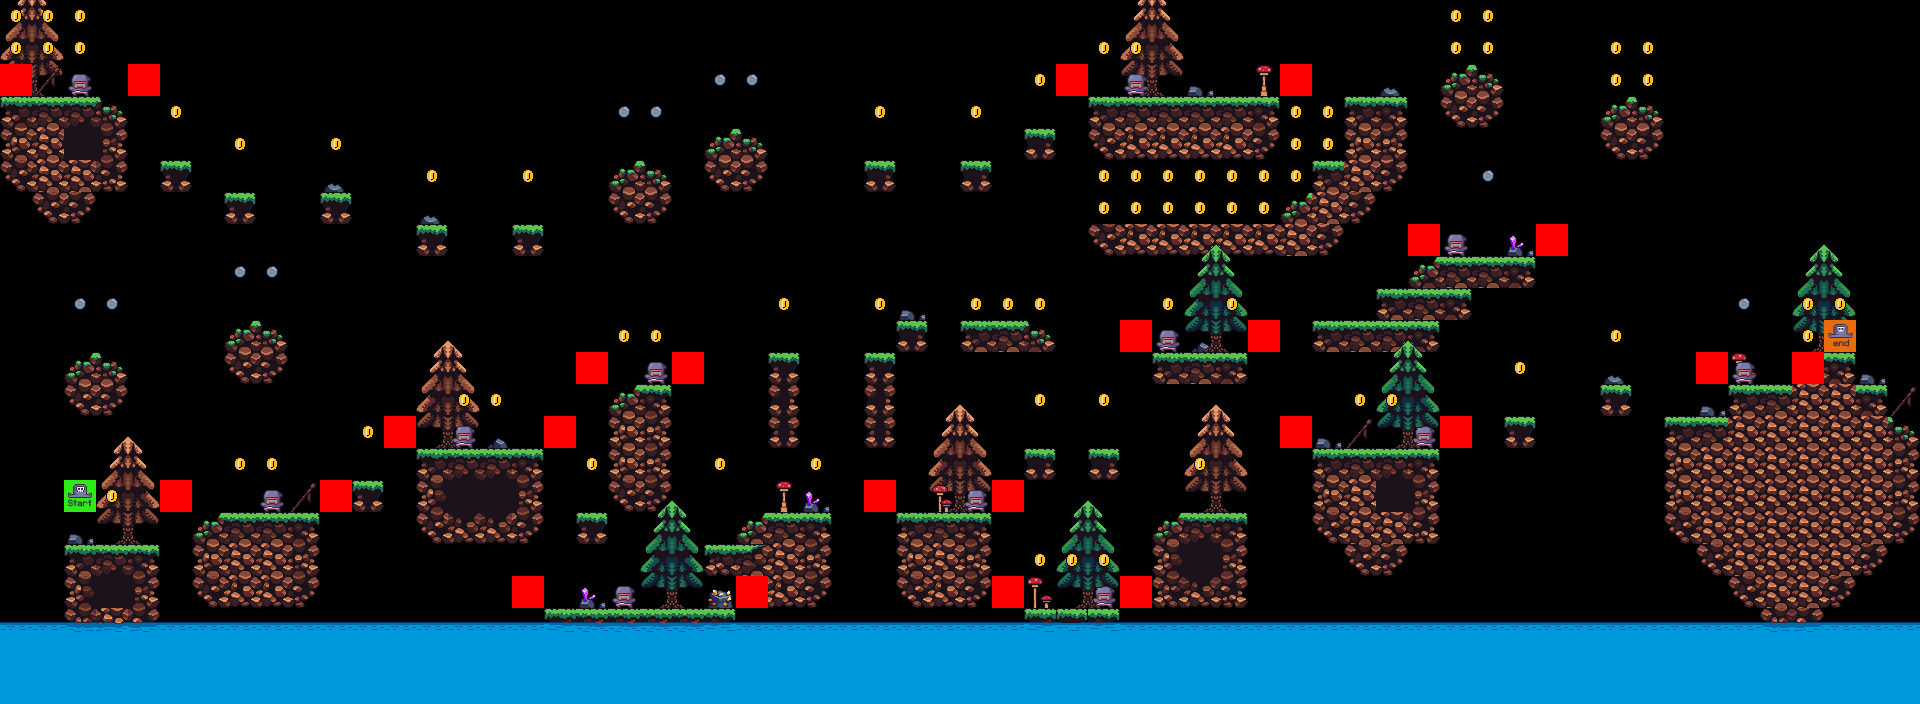

Rendered tile map (Tiled .tmx) drawn with the repository's tilesets; below, a short description and the map source with its tile grids summarised:
An orthogonal 60x22 tile map with 32x32 px tiles, 9 tile layers (bg_trees, terrain, decoration, enemies, ...), 5 tilesets.

<map version="1.9" tiledversion="1.9.2" orientation="orthogonal" renderorder="right-down" width="60" height="22" tilewidth="32" tileheight="32" infinite="0" nextlayerid="10" nextobjectid="1">
 <editorsettings>
  <export target="../0/level_0.tmx" format="csv" />
 </editorsettings>
 <tileset firstgid="1" source="../tilesets/terrain_tiles.tsx" />
 <tileset firstgid="181" source="../../graphics/coins/coin_static.tsx" />
 <tileset firstgid="182" source="../tilesets/setup_tiles.tsx" />
 <tileset firstgid="184" source="../tilesets/enemy_tiles.tsx" />
 <tileset firstgid="186" source="../tilesets/multi_image_coin_tiles.tsx" />
 <layer id="4" name="bg_trees" width="60" height="22">
  <data>[1320 cells, 44 non-empty, 8 distinct tile ids]</data>
 </layer>
 <layer id="1" name="terrain" width="60" height="22">
  <data>[1320 cells, 415 non-empty, 39 distinct tile ids]</data>
 </layer>
 <layer id="3" name="decoration" width="60" height="22">
  <data>[1320 cells, 25 non-empty, 9 distinct tile ids]</data>
 </layer>
 <layer id="7" name="enemies" width="60" height="22">
  <data>[1320 cells, 12 non-empty, 1 distinct tile ids]</data>
 </layer>
 <layer id="8" name="constraints" width="60" height="22">
  <data>[1320 cells, 24 non-empty, 1 distinct tile ids]</data>
 </layer>
 <layer id="5" name="fg_trees" width="60" height="22">
  <data>[1320 cells, 40 non-empty, 8 distinct tile ids]</data>
 </layer>
 <layer id="9" name="mi_coins" width="60" height="22">
  <data>[1320 cells, 10 non-empty, 1 distinct tile ids]</data>
 </layer>
 <layer id="2" name="coins" width="60" height="22">
  <data>[1320 cells, 73 non-empty, 1 distinct tile ids]</data>
 </layer>
 <layer id="6" name="player" width="60" height="22">
  <data>[1320 cells, 2 non-empty, 2 distinct tile ids]</data>
 </layer>
</map>